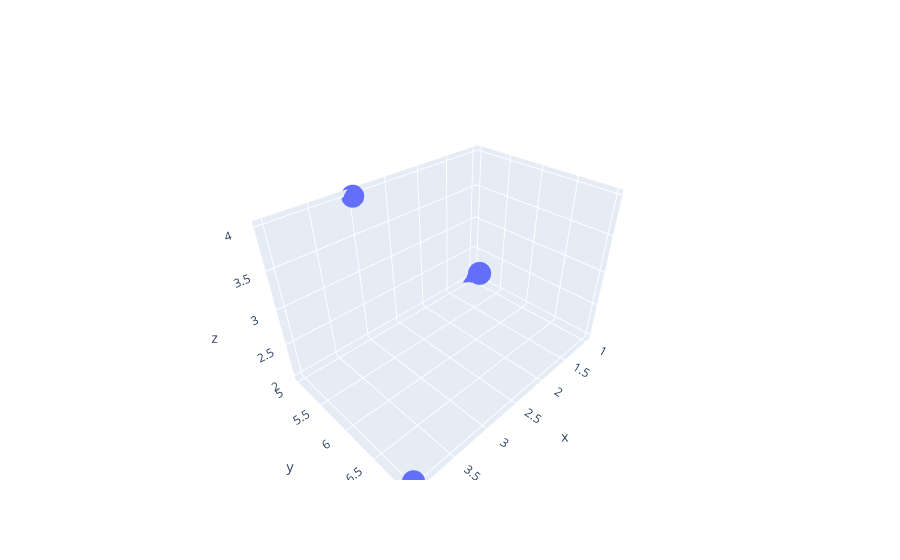

The notebook cell saved with this chart:
### Code cell
fig = go.Figure()
fig.add_trace(go.Scatter3d(x=[1,2,3,4] , y =[5,6,5,7] , mode = 'markers', z = [2,3,4,2] ))
fig.show()

### Figure 1 — Plotly figure (JSON) as saved in the notebook; plotly's stock layout.template omitted (floating-point values rounded to 4 significant figures)
{"data": [{"mode": "markers", "type": "scatter3d", "x": [1, 2, 3, 4], "y": [5, 6, 5, 7], "z": [2, 3, 4, 2]}], "layout": {"autosize": true, "scene": {"aspectmode": "auto", "aspectratio": {"x": 1.31, "y": 0.8736, "z": 0.8736}}}}
